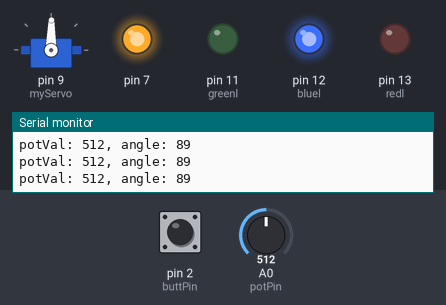
Bench run of a sketch on a simulated Arduino Uno, built with avr-gcc and run on an emulated ATmega328P. On the bench: servo, output pins drawn as LEDs (lit = HIGH), the last lines printed to the serial monitor. The test bench sets the inputs (shaded band); at power-on: pin 2 (buttPin) LOW, A0 (potPin) = 512.

Above: at 1.2 s.
1.3 s: pin 2 (buttPin) pulled HIGH for 0.15 s
At 2.6 s:
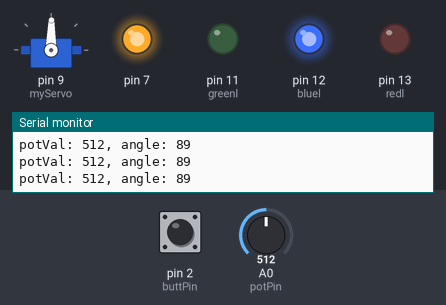
2.9 s: A0 (potPin) set to 554
At 3.2 s:
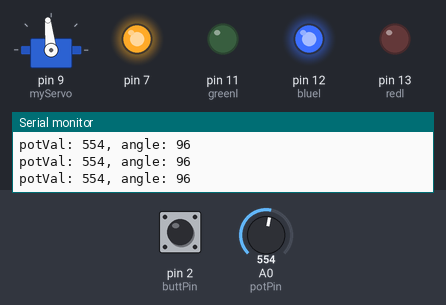
5.9 s: A0 (potPin) set to 586
At 6.6 s:
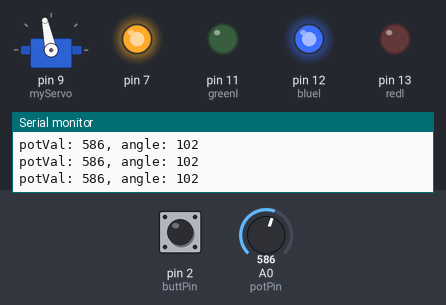
7.4 s: A0 (potPin) set to 306
At 8.0 s:
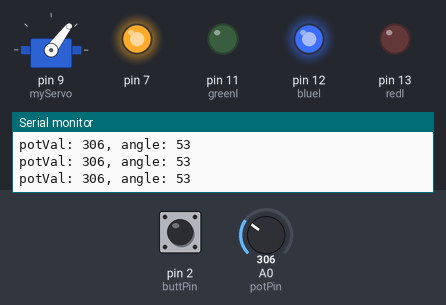
8.9 s: pin 2 (buttPin) pulled HIGH for 1 s
At 9.7 s:
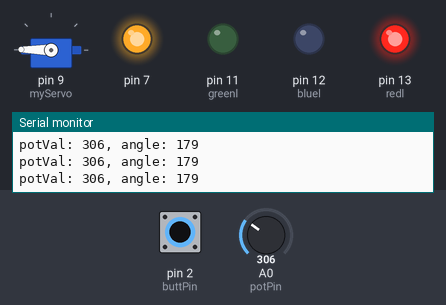
11.4 s: A0 (potPin) set to 716
At 12.6 s:
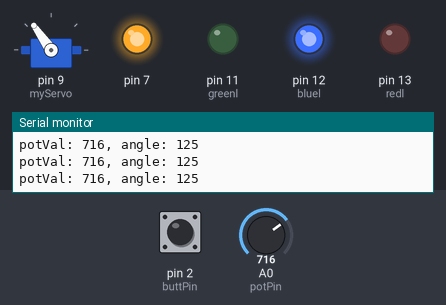
Timing chart, 0 to 13.9 s (numbered marks = the images above; inputs shaded):
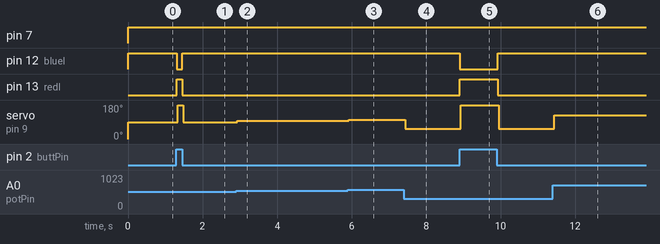

Measured:
- after the input at 1.3 s, pin 12 (bluel): HIGH → LOW at once, → HIGH 0.16 s later; pin 13 (redl): LOW → HIGH at once, → LOW 0.16 s later; servo on pin 9 (myServo): 89° → 179° at once, → 89° 0.15 s later
- after the input at 2.9 s, servo on pin 9 (myServo): 89° → 96° at once
- after the input at 5.9 s, servo on pin 9 (myServo): 96° → 102° at once
- after the input at 7.4 s, servo on pin 9 (myServo): 102° → 53° at once
- after the input at 8.9 s, pin 12 (bluel): HIGH → LOW at once, → HIGH 1.0 s later; pin 13 (redl): LOW → HIGH at once, → LOW 1.0 s later; servo on pin 9 (myServo): 53° → 179° at once, → 53° 1.0 s later
- after the input at 11.4 s, servo on pin 9 (myServo): 53° → 125° at once

The sketch:

motorforku.ino
```cpp
#include <Servo.h>

Servo myServo;

int buttPin = 2;
int buttSt = 0;
int const potPin = A0;
int potVal;
int angle;
int redl = 13;
int bluel = 12;
int greenl = 11;


void setup() {
  myServo.attach(9);
  Serial.begin(9600);
  pinMode(redl, OUTPUT);
  pinMode(bluel, OUTPUT);
  pinMode(greenl, OUTPUT);
  pinMode(buttPin, INPUT);
  pinMode(7,OUTPUT);
}

void loop() {
  printStuff();


  myServo.write(angle);
  buttSt =  digitalRead(buttPin);
 digitalWrite(7,HIGH);
  if (buttSt == HIGH){
    button();
  }

 if (buttSt == LOW){
    potVal = analogRead(potPin);
      angle = map(potVal, 0, 1023, 0, 179);
  }
  if (angle > 160) {
    digitalWrite(redl, HIGH);
  }

  else if (angle < 160) {
    digitalWrite(redl, LOW);
  }

  if (angle > 10) {
    digitalWrite(greenl, LOW);
  }

  else if (angle < 10) {
    digitalWrite(greenl, HIGH);
  }

  if (angle < 160 && angle > 10) {
    digitalWrite(bluel, HIGH);
  }
  else if (angle > 160) {
    digitalWrite(bluel, LOW);
  }

 else if (angle < 10) {
    digitalWrite(bluel, LOW);
 }


}

void button(){

if (potVal < 900){
  angle = 179;
}


else if (potVal > 900){

  angle = 0;
}
}


void printStuff(){
   Serial.print("potVal: ");
  Serial.print(potVal);

  Serial.print(", angle: ");
  Serial.println(angle);
}
```
